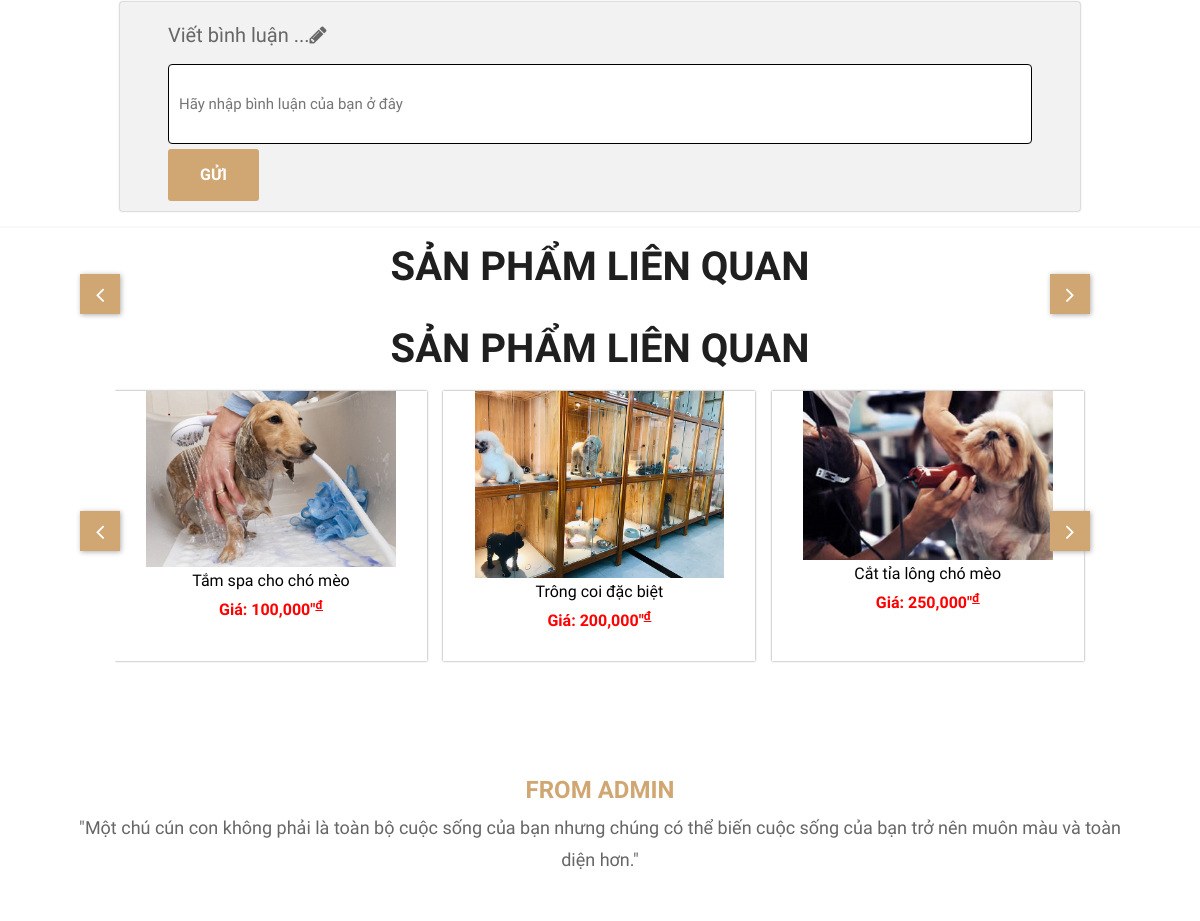
The app's page /menu.php?&masanpham=34 (middle part), older data.
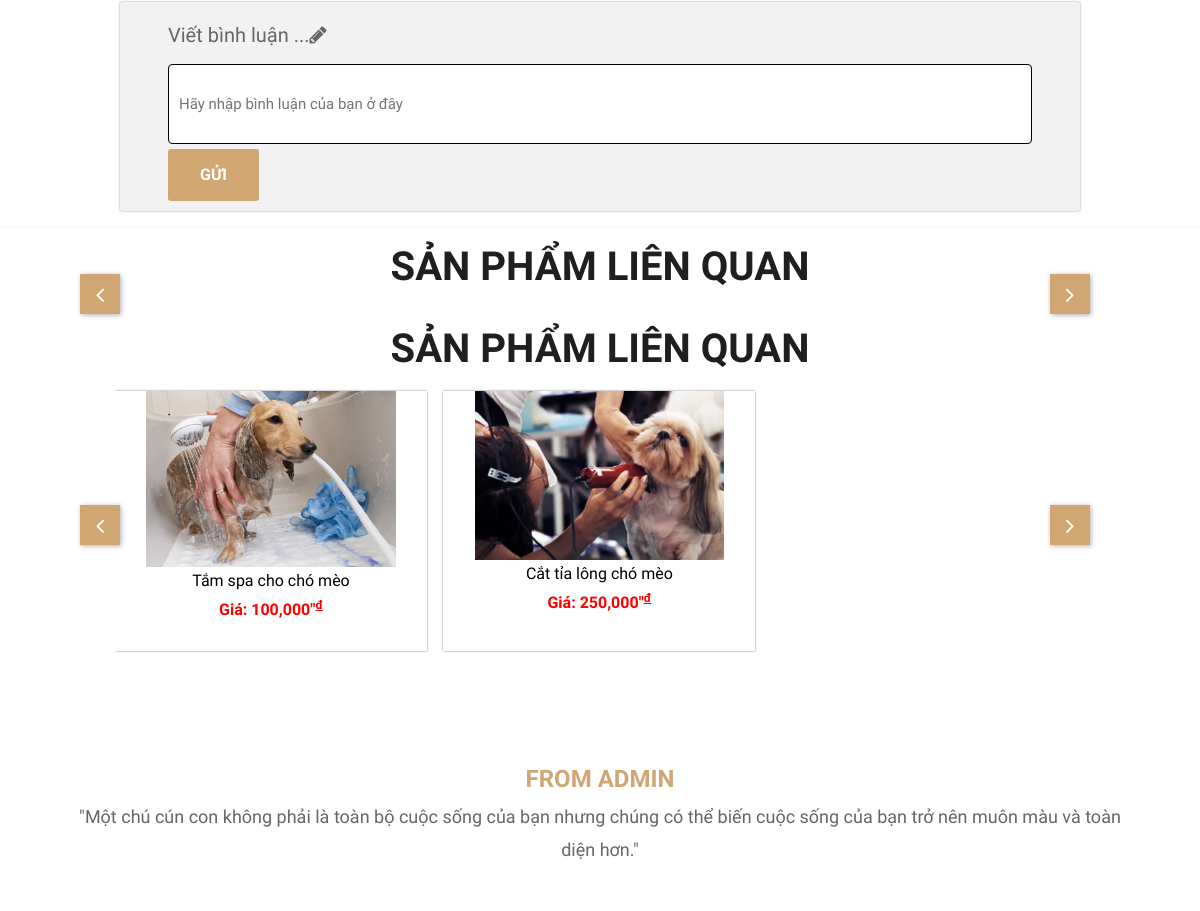
The same page, newer data.
### tables this page shows
CREATE TABLE `tbl_dich_vu` (
  `id_dich_vu` int(11) NOT NULL,
  `ten_dich_vu` varchar(256) NOT NULL,
  `don_gia_dv` varchar(256) NOT NULL,
  `anh_dv` varchar(256) NOT NULL,
  `mo_ta_dv` text DEFAULT NULL,
  `id_anh_dv` varchar(50) DEFAULT NULL,
  `id_danh_muc` int(11) NOT NULL,
  `ngay_them_dv` timestamp NULL DEFAULT current_timestamp(),
  `tag` int(11) DEFAULT NULL,
  `tag_2` int(11) DEFAULT NULL,
  `tag_3` int(11) DEFAULT NULL
);

### customer/product/product_detail.php (the view, shortened to what this page needs)
<?php
$sql="select *,tbl_san_pham.don_gia*(1-tbl_khuyen_mai.muc_khuyen_mai/100) AS gia_moi from tbl_san_pham LEFT OUTER JOIN tbl_khuyen_mai ON tbl_khuyen_mai.id_san_pham = tbl_san_pham.id_san_pham where tbl_san_pham.id_san_pham='".$_GET['masanpham']."'";
$result=$con->query($sql);
$row=$result->fetch_assoc();
?>
<form action="xlbinhluansp.php" method="POST">
		<div class="binh-luan-group">
        	<p id="binh-luan-label">Viết bình luận ...<i class="fa fa-pencil"></i></p>
			<input type="text" id="comment-box" name="noi_dung" placeholder="Hãy nhập bình luận của bạn ở đây"> </input>
			<button type="submit"  class="btn btn-primary" >Gửi</button>
		</div>
		</form>
		<div style="margin: 15px 0 10px 0;width: 100%;border-bottom: 2px solid var(--light);"></div>
	<div class="row leCacMuc" style="width: 100%; margin-top: 15px;">
		<span class="col-sm-1"></span>
		<span class="col-sm-10 noiDungGioiThieu">
			<h1 style="font-size: 40px; text-align: center; font-weight: bold">SẢN PHẨM LIÊN QUAN</h1>
			<div style="text-align: center;">
			<div class="row" style=" width: 101%;">
				<label id="labelTrai" for="trai"><i style="color: white" class="fa fa-angle-left"></i></label>
				<label id="lablePhai" for="phai"><i  style="color: white" class="fa fa-angle-right"></i></label>
			</div>
			</div>
		</span>
	</div>
	<div class="row leCacMuc" style="width: 100%; margin-top: 15px;">
		<span class="col-sm-1"></span>
		<span class="col-sm-10 noiDungGioiThieu">
			<h1 style="font-size: 40px; text-align: center; font-weight: bold">SẢN PHẨM LIÊN QUAN</h1>
			<div style="text-align: center;">
			<div class="row" style=" width: 101%;">
				<label id="labelTrai2" for="trai2"><i style="color: white" class="fa fa-angle-left"></i></label>
				<label id="lablePhai2" for="phai2"><i  style="color: white" class="fa fa-angle-right"></i></label>
				<div class="slide_sp">
				<div class="slides_sp">
					<?php
						$sqllq="SELECT *
                            FROM tbl_dich_vu
                            WHERE tag in ('".$row["tag_2"]."','".$row["tag_3"]."','".$row["tag"]."')
                                OR tag_2 in ('".$row["tag_2"]."','".$row["tag_3"]."','".$row["tag"]."') OR tag_3 in ('".$row["tag_2"]."','".$row["tag_3"]."','".$row["tag"]."') ORDER BY don_gia_dv
                            LIMIT 5";
						$resultlq=$con->query($sqllq);
						if($resultlq->num_rows>0)
						{
							$i=0;
							while($rowlq= $resultlq->fetch_assoc())
							{
								$i=$i+1;
								?>
								<div class="thanhPhan <?php if($i==1) echo "s2"; ?>">
									<div class="anhSanPham">
										<img src="images/san-pham/<?php echo $rowlq['anh_dv']; ?>">
									</div>
									<div style="font-size: 16px;">
										<?php echo $rowlq["ten_dich_vu"];?>
									</div>
									<div style="font-size: 16px; color: red; font-weight: bold;">
									Giá: <?php echo number_format($rowlq["don_gia_dv"]) ?>"<sup><u>đ</u></sup></span>
									</div>
								</div>
					<?php
							}
						}
					?>

Row changes from the older to the newer data that the page shows:
removed tbl_dich_vu: anh_dv (picture), ten_dich_vu "Trông coi đặc biệt", don_gia_dv "200,000"
